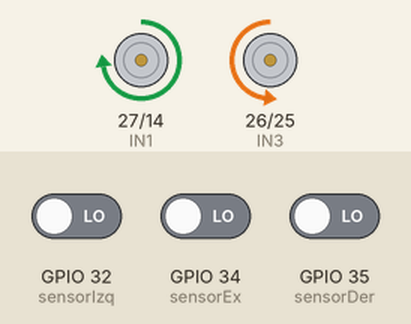
Recording of a sketch running on a simulated ESP32. Parts: motor-driver pin pairs drawn as motors (green arrow = first pin HIGH = forward, orange = second pin HIGH = backward, longer = more drive, scaled by the enable pin). Inputs (shaded band) come from the test bench; at power-on: GPIO 32 (sensorIzq) LOW, GPIO 34 (sensorEx) LOW, GPIO 35 (sensorDer) LOW. What the sketch prints to the serial monitor is not drawn.

Above: at 0.1 s.
Timing chart, 0 to 1.6 s (numbered marks = the images above):
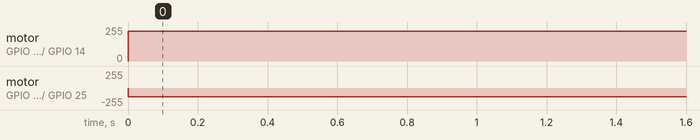

Measured:
- by itself, motor on GPIO 27 (IN1) / GPIO 14 (IN2): stopped → forward 224/255 at 0.00 s
- by itself, motor on GPIO 26 (IN3) / GPIO 25 (IN4): stopped → backward 130/255 at 0.00 s

The sketch:

digital_dynamic_pf.ino
```cpp
// Pines sensores
const int sensorIzq = 32;
const int sensorDer = 35;
const int sensorEx = 34;

// Pines motores
const int IN1 = 27;
const int IN2 = 14;
const int IN3 = 26;
const int IN4 = 25;

const int ENA = 13;
const int ENB = 12;

// Canales LEDC para PWM (ESP32)
const int canalA = 0;
const int canalB = 1;
const int pwmFreq = 1000;
const int pwmRes = 8;

// Constantes de control
int velocidadBase = 170;
bool stop = false;

enum Direccion { ADELANTE, CURVA_IZQ, CURVA_DER, FIN };

//constantes de la lógica
unsigned long inicioCorreccion = 0;
bool corrigiendo = false;
Direccion ultimaDir = ADELANTE;

struct Mapa {
  uint16_t numero;
  uint8_t registro_izq;
  uint8_t registro_cen;
  uint8_t registro_der;
  unsigned long timestamp;
  Direccion direccion;
  Mapa* siguiente;
};

int numero_registro = 0;
Direccion direccion_reg = ADELANTE;
Mapa* cabeza = nullptr;

void mapear(Mapa*& cabeza, int izq, int cen, int der, Direccion dir) {
  numero_registro++;
  unsigned long t = millis();
  Mapa* nodo = new (std::nothrow) Mapa{(uint16_t)numero_registro, (uint8_t)izq, (uint8_t)cen, (uint8_t)der, t, dir, cabeza};
  cabeza = nodo;
}

void desMapear(Mapa*& cabeza) {
  while (cabeza) {
    Mapa* tmp = cabeza;
    cabeza = cabeza->siguiente;
    delete tmp;
  }
  numero_registro = 0;
}

int last_izq = -1, last_mid = -1, last_der = -1;
unsigned long last_map_time = 0;
const unsigned long MAP_INTERVAL_MS = 200;

void cambio(Mapa*& cabeza, int izq, int mid, int der, Direccion status) {
  unsigned long now = millis();
  if (izq == last_izq && mid == last_mid && der == last_der) {
    if (now - last_map_time < MAP_INTERVAL_MS) return;
  }
  last_izq = izq; last_mid = mid; last_der = der;
  last_map_time = now;
  mapear(cabeza, izq, mid, der, status);
}

void setup() {
  pinMode(sensorIzq, INPUT);
  pinMode(sensorDer, INPUT);
  pinMode(sensorEx, INPUT);

  pinMode(IN1, OUTPUT);
  pinMode(IN2, OUTPUT);
  pinMode(IN3, OUTPUT);
  pinMode(IN4, OUTPUT);

  pinMode(ENA, OUTPUT);
  pinMode(ENB, OUTPUT);

  Serial.begin(115200);
  desMapear(cabeza);
}

void moverAdelante() {
  digitalWrite(IN1, LOW);  digitalWrite(IN2, HIGH);
  digitalWrite(IN3, LOW);  digitalWrite(IN4, HIGH);
  analogWrite(ENA, constrain(velocidadBase, 0, 255));
  analogWrite(ENB, constrain(velocidadBase, 0, 255));
}

void curvaIzquierda() {
  digitalWrite(IN1, LOW);  digitalWrite(IN2, HIGH);
  digitalWrite(IN3, HIGH); digitalWrite(IN4, LOW);
  analogWrite(ENA, constrain(velocidadBase - 54, 0, 255));
  analogWrite(ENB, constrain(velocidadBase + 20, 0, 255));
}

void curvaDerecha() {
  digitalWrite(IN1, HIGH); digitalWrite(IN2, LOW);
  digitalWrite(IN3, LOW);  digitalWrite(IN4, HIGH);
  analogWrite(ENA, constrain(velocidadBase + 54, 0, 255));
  analogWrite(ENB, constrain(velocidadBase - 40, 0, 255));
}

void detener() {
  analogWrite(ENA, 0);
  analogWrite(ENB, 0);
}

void loop() {
  if (stop) return;

  int izq = digitalRead(sensorIzq);
  int der = digitalRead(sensorDer);
  int mid = digitalRead(sensorEx);

  Serial.print("IZQ: "); Serial.print(izq);
  Serial.print(" | MID: "); Serial.print(mid);
  Serial.print(" | DER: "); Serial.println(der);

  bool izqDetecta = (izq == HIGH);
  bool derDetecta = (der == HIGH);
  bool midDetecta = (mid == HIGH);

  if (corrigiendo) {
    if (millis() - inicioCorreccion < 800) {
      if (ultimaDir == CURVA_DER) {
        curvaIzquierda();
        direccion_reg = CURVA_IZQ;
      } else {
        curvaDerecha();
        direccion_reg = CURVA_DER;
      }

      int ri = digitalRead(sensorIzq);
      int rm = digitalRead(sensorEx);
      int rd = digitalRead(sensorDer);

      cambio(cabeza, ri, rm, rd, direccion_reg);

      if (ri == HIGH || rm == HIGH || rd == HIGH) {
        detener();
        direccion_reg = FIN;
        corrigiendo = false;
      }
    } else {
      stop = true;
      corrigiendo = false;
    }
    return;
  }

  if (!izqDetecta && !midDetecta && !derDetecta) {
    detener();
    ultimaDir = direccion_reg;
    inicioCorreccion = millis();
    corrigiendo = true;
  } else if (izqDetecta && !derDetecta) {
    curvaIzquierda();
    direccion_reg = CURVA_IZQ;
  } else if (!izqDetecta && derDetecta) {
    curvaDerecha();
    direccion_reg = CURVA_DER;
  } else if (izqDetecta && midDetecta && derDetecta) {
    moverAdelante();
    direccion_reg = ADELANTE;
  } else {
    moverAdelante();
    direccion_reg = ADELANTE;
  }

  if (!stop && (izqDetecta || midDetecta || derDetecta)) {
    cambio(cabeza, izq, mid, der, direccion_reg);
  } else {
    static unsigned long espera = millis();
    while ((millis() - espera < 1000) && (izqDetecta || midDetecta || derDetecta)) {
      if ((millis() - espera < 1000) && (izqDetecta || midDetecta || derDetecta)) {
        stop = false;
      }
    }
  }
}
```
